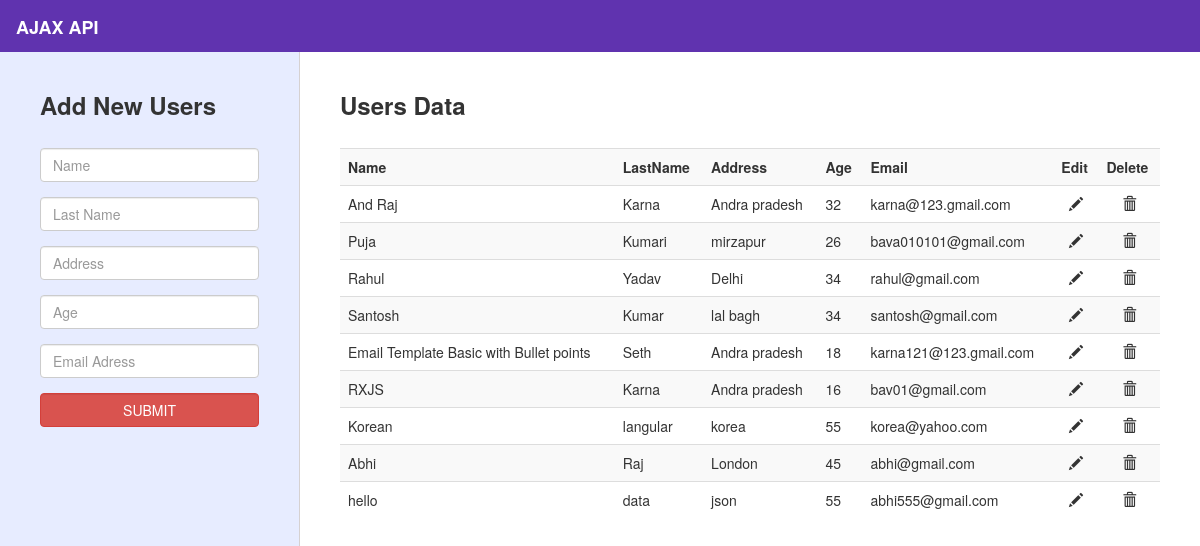
The page / on the database its author committed.
### crud/models.py (models this page shows)
class CrudUser(models.Model):
    name = models.CharField(max_length=30, blank=True)
    lastname = models.CharField(max_length=30, blank=True)
    address = models.CharField(max_length=100, blank=True)
    age = models.IntegerField(blank=True, null=True)
    email = models.EmailField(blank=True, null=True)

### crud/views.py (the view)
# urls.py: path('', views.CrudView.as_view(), name='crud_ajax'),
class CrudView(ListView):
    model = CrudUser
    template_name = 'templates/home.html'
    context_object_name = 'users'

### templates/home.html (shortened to what this page needs)
{% extends 'base.html' %}
{% load static %}
{% block content %}
<div class="container-fluid">
    <div class="row">
      <div class="col-md-3 " style="border-right: 1px solid #d6d1d1; height:95vh; padding: 20px 40px;background: #e7ecff;">
        <h3><b>Add New Users</b></h3>
        <br>
        <form id="addUser" action="">
          <div class="form-group">
            <input class="form-control" type="text" name="name" placeholder="Name" required>
          </div>
          <div class="form-group">
            <input class="form-control" type="text" name="lastname" min="10" max="100" placeholder="Last Name" required>
          </div>
          <div class="form-group">
            <input class="form-control" type="text" name="address" placeholder="Address" required>
          </div>
          <div class="form-group">
            <input class="form-control" type="number" name="age" min="10" max="100" placeholder="Age" required>
          </div>
          <div class="form-group">
            <input class="form-control" type="email" name="email" placeholder="Email Adress" required>
          </div>
          <button class="btn btn-danger form-control" type="submit">SUBMIT</button>
        </form>
      </div>
<div class="col-md-9" style="padding: 20px 40px;">
        <h3><b>Users Data</b></h3>
        <br>
        <table id="userTable" class="table table-striped">
          <tr>
            <th>Name</th>
            <th>LastName</th>
            <th>Address</th>
            <th>Age</th>
            <th>Email</th>
            <th>Edit</th>
            <th>Delete</th>
          </tr>
          {% if users %}
          {% for user in users %}
          <tr id="user-{{user.id}}">
              <td class="userName userData" name="name">{{user.name}}</td>
              <td class="userLastName userData" name="lastname">{{user.lastname}}</td>
              <td class="userAddress userData" name="address">{{user.address}}</td>
              <td class="userAge userData" name="age">{{user.age}}</td>
              <td class="userEmail userData" name="email">{{user.email}}</td>
              <td align="center">
                <span class="glyphicon glyphicon-pencil" aria-hidden="true" onClick="editUser({{user.id}})" data-toggle="modal" data-target="#myModal"></span>
                  </td>
              <td align="center">
                <span class="glyphicon glyphicon-trash" onClick="deleteUser({{user.id}})"></span>
              </td>
          </tr>
          {% endfor %}
          {% else %}
            No Users
          {% endif %}
        </table>
      </div>
    </div>
  </div>
{% endblock %}

### templates/base.html (shortened to what this page needs)
{% load static %}
<!doctype html>
<html>
  <head>
    <link rel="stylesheet" href="https://maxcdn.bootstrapcdn.com/bootstrap/3.3.7/css/bootstrap.min.css">
  </head>
  <body>
    <nav class="navbar navbar-default" style="margin-bottom: 0px;     background-color: #6033af;
    border-color: #6033af;
    border-radius: 0px !important;">
      <div class="container-fluid">
        <div class="navbar-header">
          <a class="navbar-brand" href="http://127.0.0.1:8000/" style="color: #ffffff;">
           <b>AJAX API</b>
          </a>
        </div>
      </div>
    </nav>
    <main>
    {% block content %}
    {% endblock content %}
    </main>
  </body>
</html>

### rows shown on the page
CrudUser: name "And Raj", lastname "Karna", address "Andra pradesh", age "32", email "karna@123.gmail.com"
CrudUser: name "Puja", lastname "Kumari", address "mirzapur", age "26", email "bava010101@gmail.com"
CrudUser: name "Rahul", lastname "Yadav", address "Delhi", age "34", email "rahul@gmail.com"
CrudUser: name "Santosh", lastname "Kumar", address "lal bagh", age "34", email "santosh@gmail.com"
CrudUser: name "Email Template Basic with Bullet points", lastname "Seth", address "Andra pradesh", age "18", email "karna121@123.gmail.com"
CrudUser: name "RXJS", lastname "Karna", address "Andra pradesh", age "16", email "bav01@gmail.com"
CrudUser: name "Korean", lastname "langular", address "korea", age "55", email "korea@yahoo.com"
CrudUser: name "Abhi", lastname "Raj", address "London", age "45", email "abhi@gmail.com"
CrudUser: name "hello", lastname "data", address "json", age "55", email "abhi555@gmail.com"
